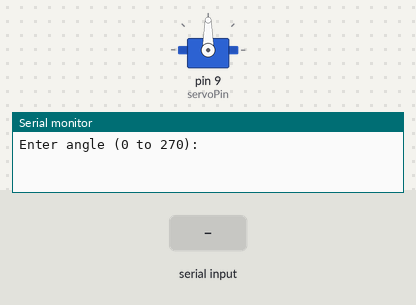
Simulated run of this sketch. Board: Arduino Uno, built with avr-gcc and run on an emulated ATmega328P. Parts: servo, the last lines printed to the serial monitor. The test bench sets the inputs (shaded band).

Above: at 1.2 s.
1.3 s: "30,150\n" received over Serial
At 2.2 s:
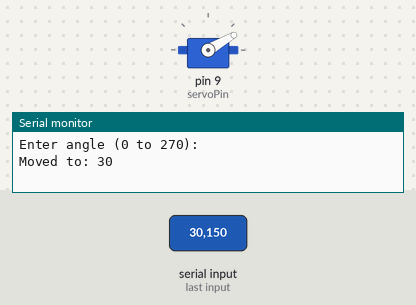
2.8 s: "5\n" received over Serial
At 3.2 s:
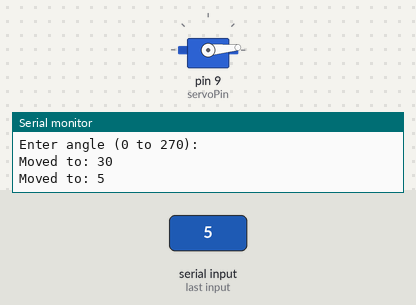
4.3 s: "200\n" received over Serial
At 5.5 s:
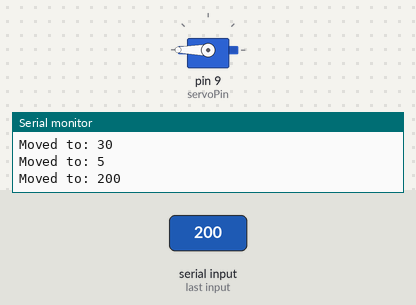
5.8 s: "90,45\n" received over Serial
At 6.8 s:
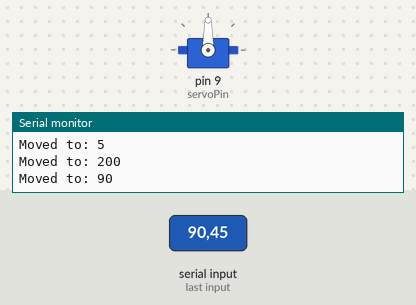
Timing chart, 0 to 8.3 s (numbered marks = the images above; inputs shaded):
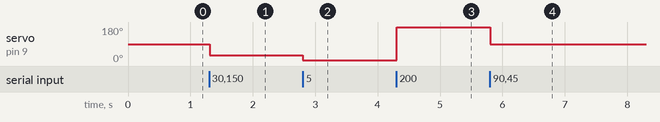

Measured:
- after the input at 1.3 s, servo on pin 9 (servoPin): 90° → 30° at once
- after the input at 2.8 s, servo on pin 9 (servoPin): 30° → 5° at once
- after the input at 4.3 s, servo on pin 9 (servoPin): 5° → 180° at once
- after the input at 5.8 s, servo on pin 9 (servoPin): 180° → 90° at once

The sketch:

dynamic_servo.ino
```cpp
#include <Servo.h>

Servo myServo;  // Create a servo object
int servoPin = 9;  // Pin connected to the servo signal wire
int angle = 0;     // Variable to store the servo position

void setup() {
  myServo.attach(servoPin);  // Attach the servo to pin 9
  Serial.begin(9600);        // Start serial communication
  Serial.println("Enter angle (0 to 270):");
}

void loop() {
  if (Serial.available() > 0) {
    String input = Serial.readStringUntil('\n');  // Read user input
    angle = input.toInt();  // Convert input to integer

    // Validate angle range
    if (angle >= 0 && angle <= 270) {
      myServo.write(angle);  // Move servo to the specified angle
      Serial.print("Moved to: ");
      Serial.println(angle);
    } else {
      Serial.println("Invalid angle. Enter a value between 0 and 270.");
    }
  }
}
```
